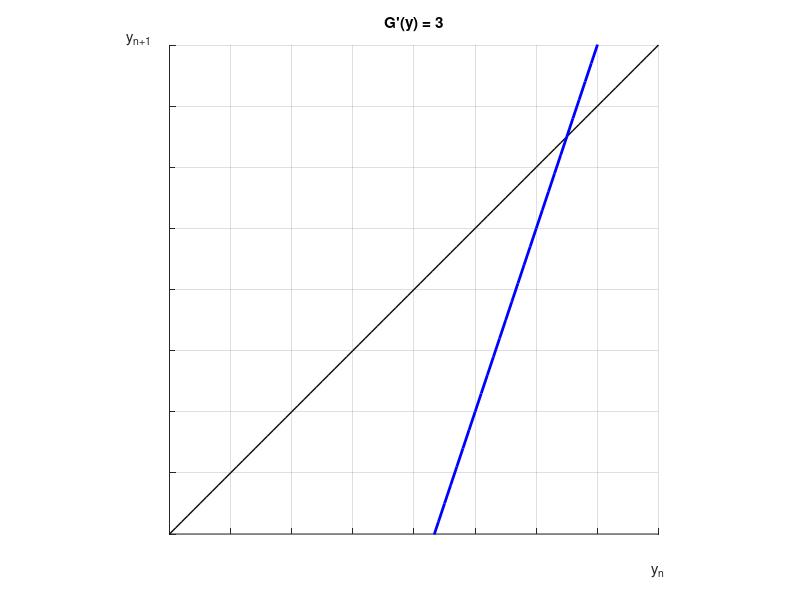

Source code (MATLAB):
% y_{n+1} = G(y_n) where G'(fixed_point) has specified slope

% Parameters
slope = 3;           % Change this to -0.5 or -1.25
fixed_point = 6.5;       % Fixed point location
y0 = 6;               % Starting value
n_iterations = 0;     % Number of iterations
y_max = 8;
x_max = 8;

% Define the linear function G(y) = slope*(y - fixed_point) + fixed_point
G = @(y) slope * (y - fixed_point) + fixed_point;

% plot
figure('Visible', 'off', 'Position', [100, 100, 100, 80]);
hold on;
axis equal;
xlim([0 x_max]);
ylim([0 y_max]);

% Plot y = x line (diagonal)
x_line = 0:0.1:x_max;
plot(x_line, x_line, 'k-', 'LineWidth', 1);

% Plot G(y) function
y_vals = 0:0.1:y_max;
plot(y_vals, G(y_vals), 'b-', 'LineWidth', 2);

% Cobweb iteration
y = y0;
for i = 1:n_iterations
    y_next = G(y);

    % Vertical line from (y, y) to (y, G(y))
    h = plot([y y], [y y_next], 'k-', 'LineWidth', 1);
    h.Color(4) = 0.1; % make faint

    % Horizontal line from (y, G(y)) to (G(y), G(y))
    h = plot([y y_next], [y_next y_next], 'k-', 'LineWidth', 1);
    h.Color(4) = 0.1; % make faint

    y = y_next;
end

xticks(0:x_max);
yticks(0:y_max);

xlabel('y_n', 'Position', [8, -0.5]);  % Adjust second value for vertical position
ylabel('y_{n+1}', 'Position', [-0.5, 8], 'Rotation', 0);  % Rotation=0 makes it horizontal

title("G'(y) = 3");
% legend('y_{n+1} = y_n', 'G(y)', '', 'Location', 'best');
set(gca, 'XTickLabel', []);
set(gca, 'YTickLabel', []);
grid on;

exportgraphics(gcf, 'cobweb_gt1.pdf', 'ContentType', 'vector', 'BackgroundColor', 'none')
